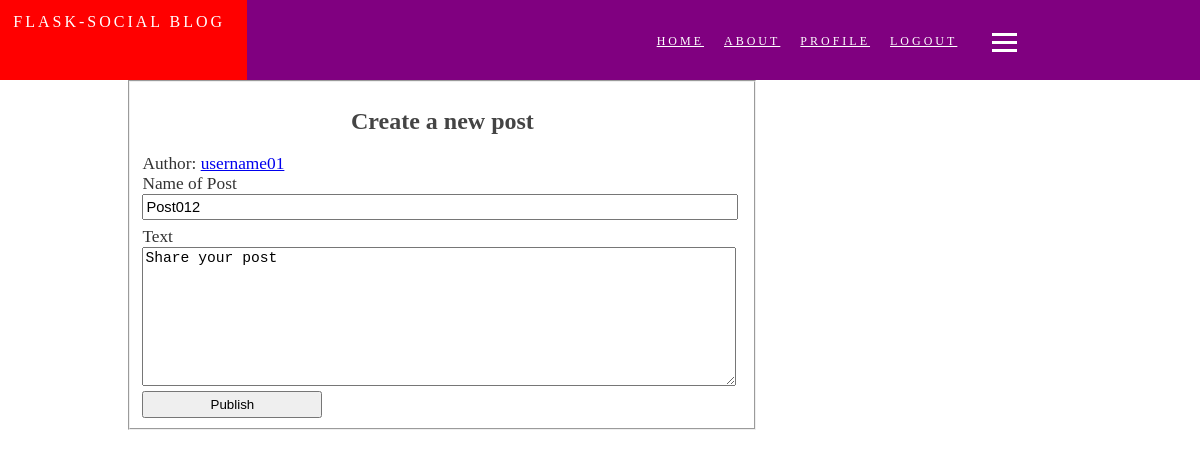
The page /post2/update (signed in) on the database as committed earlier.
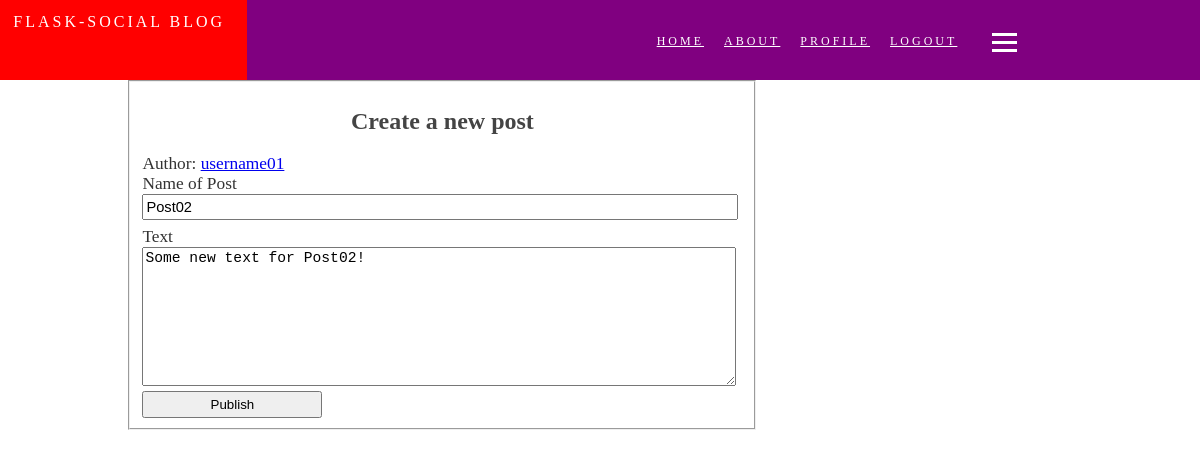
The same page on the database as committed later.
### app/models.py (models this page shows, shortened)
class Post(db.Model):
    id = db.Column(db.Integer, primary_key=True, autoincrement=True)
    title = db.Column(db.String(100), nullable=False)
    date = db.Column(db.DateTime, nullable=False, default=datetime.utcnow)
    text = db.Column(db.Text, nullable=False)
    author_id = db.Column(db.Integer, db.ForeignKey('user.id'), nullable=False)
    comments = db.relationship('Comments', backref='post', lazy=True)

### app/posts/views.py (the view)
@posts_blueprint.route("/post<int:post_id>/update", methods=['GET', 'POST'])
@login_required
def update_post(post_id):
    post = Post.query.get_or_404(post_id)
    if post.author.username != current_user.username:
        abort(403)
    form = forms.NewPostForm()
    if form.validate_on_submit():
        post.title = form.title.data
        post.text = form.text.data
        db.session.commit()
        flash('Your post has been updated!', 'success')
        return redirect(url_for('posts.posts', post_id=post.id))
    elif request.method == 'GET':
        form.title.data = post.title
        form.text.data = post.text
    return render_template('new.html', title='Update Post', form=form)

### app/posts/forms.py
class NewPostForm(FlaskForm):
    title = StringField('Name of Post', validators=[DataRequired()])
    text = TextAreaField('Text', validators=[DataRequired()])
    pusblish = SubmitField('Publish')

### app/models.py (called while the page is built)
@login_manager.user_loader
def load_user(id):
    u = User.query.get(id)
    return User(u.firstname, u.lastname, u.username, u.email, u.password)

### app/templates/posts/new.html (shortened to what this page needs)
{% extends "layout.html" %}
{% block content %}
    <div>
        <form method="POST">
            <fieldset class="new-post-fieldset">
                <h2>Create a new post</h2>
                <div class="post-author-div">
                    <p>
                        Author:
                        <a href="{{ url_for('user.profile', username=current_user.username) }}">
                            {{ current_user.username }}
                        </a>
                    </p>
                </div>
                <div class="post-name-div">
                    {{ form.title.label(class="form-control-label") }}
                    <br>
                    {{ form.title(id="title", class="post-name") }}
                </div>
                <div class="post-text-div">
                    {{ form.text.label(class="form-control-label") }}
                    <br>
                    {{ form.text(id="text", class="post-text") }}
                </div>
                <div class='post-publish-btn-div'>
                    {{ form.pusblish(class="post-publish-btn") }}
                </div>
            </fieldset>
        </form>
    </div>
{% endblock content %}

Rows that differ between the two databases and show on the page:
changed Post: title "Post012" → "Post02"; text "Share your post" → "Some new text for Post02!"
